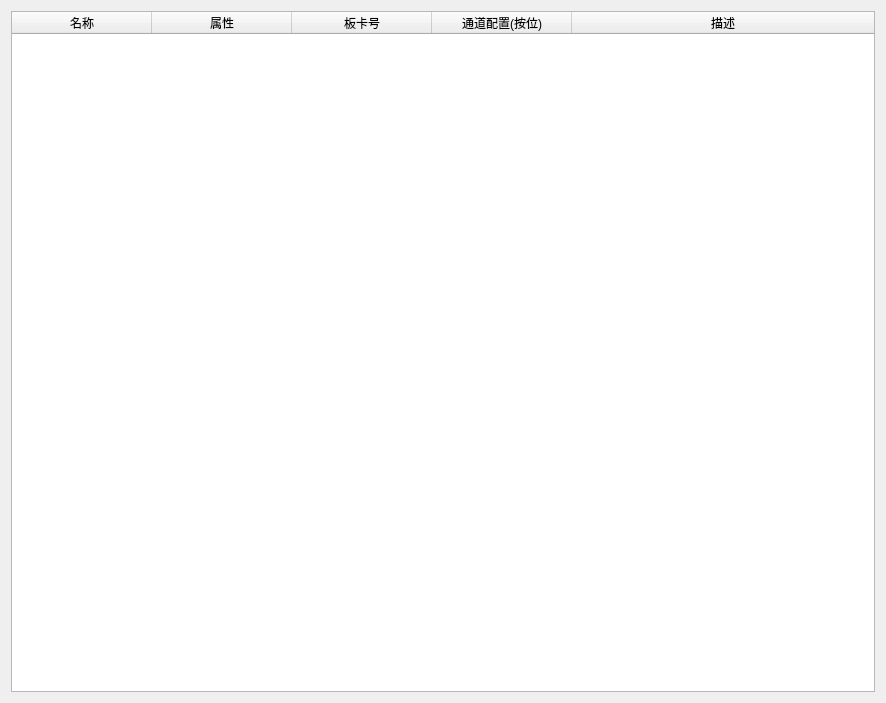
<?xml version="1.0" encoding="UTF-8"?>
<ui version="4.0">
 <class>CTripMatrixWnd</class>
 <widget class="QWidget" name="CTripMatrixWnd">
  <property name="geometry">
   <rect>
    <x>0</x>
    <y>0</y>
    <width>886</width>
    <height>703</height>
   </rect>
  </property>
  <property name="windowTitle">
   <string>Form</string>
  </property>
  <layout class="QVBoxLayout" name="verticalLayout">
   <item>
    <widget class="QTableWidget" name="m_tableWidget">
     <property name="selectionMode">
      <enum>QAbstractItemView::SingleSelection</enum>
     </property>
     <property name="selectionBehavior">
      <enum>QAbstractItemView::SelectRows</enum>
     </property>
     <attribute name="horizontalHeaderMinimumSectionSize">
      <number>140</number>
     </attribute>
     <attribute name="horizontalHeaderDefaultSectionSize">
      <number>140</number>
     </attribute>
     <attribute name="horizontalHeaderStretchLastSection">
      <bool>true</bool>
     </attribute>
     <column>
      <property name="text">
       <string>名称</string>
      </property>
     </column>
     <column>
      <property name="text">
       <string>属性</string>
      </property>
     </column>
     <column>
      <property name="text">
       <string>板卡号</string>
      </property>
     </column>
     <column>
      <property name="text">
       <string>通道配置(按位)</string>
      </property>
     </column>
     <column>
      <property name="text">
       <string>描述</string>
      </property>
     </column>
    </widget>
   </item>
  </layout>
 </widget>
 <resources/>
 <connections/>
</ui>
